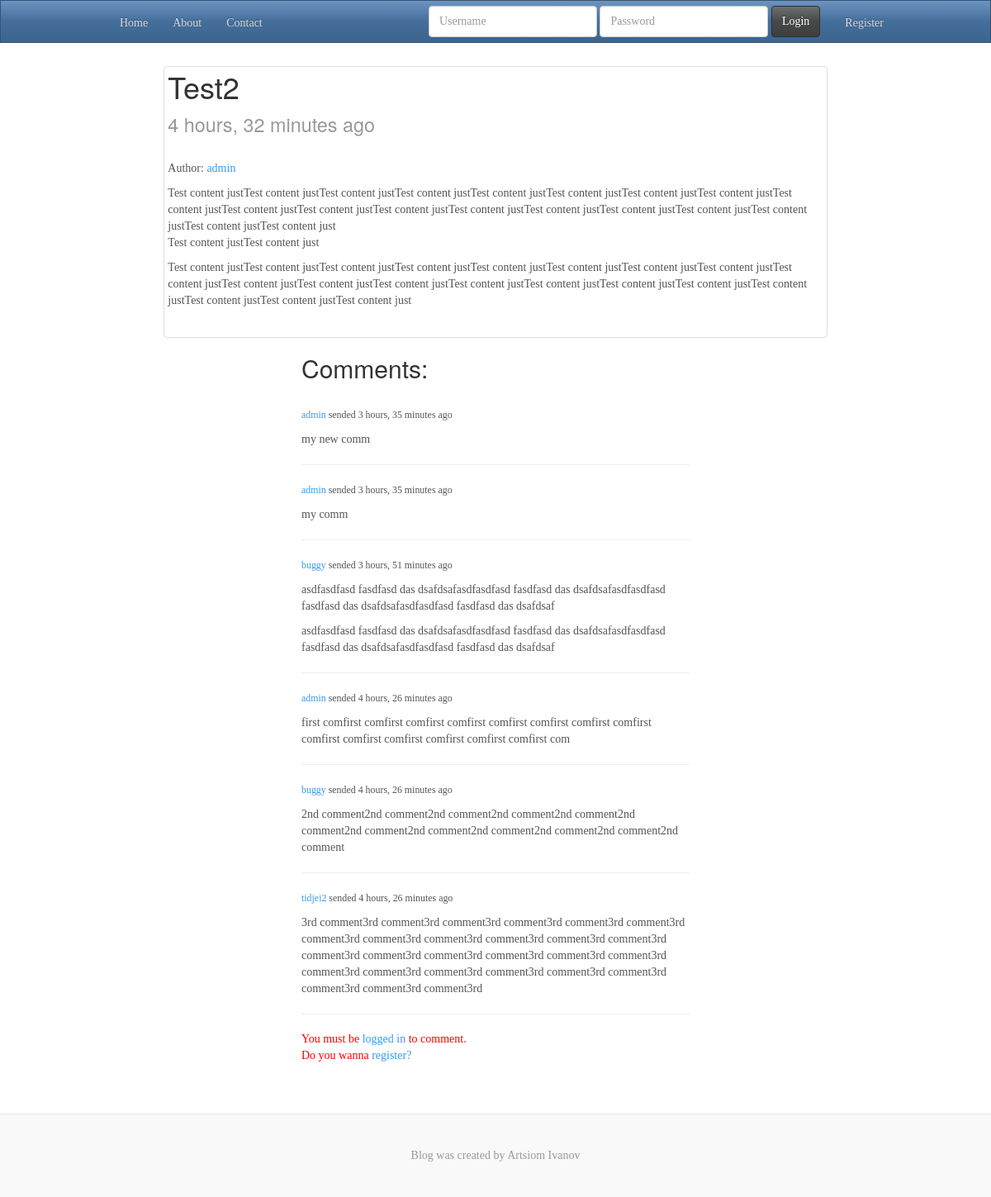
The app's page /5/ with its own data.
### posts/models.py (models this page shows, shortened)
class Post(models.Model):
    user = models.ForeignKey(User)
    title = models.CharField(max_length=120)
    image = models.FileField(null=True, blank=True)
    content = models.TextField()
    updated = models.DateTimeField('Was updated', auto_now=True, auto_now_add=False)
    timestamp = models.DateTimeField('Was created', auto_now=False, auto_now_add=True)
    class Meta:
        ordering = ["-updated", "-timestamp"]

class CommentModel(models.Model):
    user = models.ForeignKey(User)
    in_post = models.ForeignKey('Post')
    content = models.TextField('Your comment', max_length=300)
    timestamp = models.DateTimeField(auto_now_add=True, auto_now=False)

### posts/views.py (the view)
# urls.py: url(r'^(?P<id>\d+)/$', views.posts_detail, name='detail'),
def posts_detail(request, id=None):
    instance = get_object_or_404(Post, id=id)
    comments = CommentModel.objects.filter(in_post=id).order_by('-timestamp')
    form = CommentModelForm(request.POST or None)
    if request.method == 'POST' and form.is_valid():
        pre_form = form.save(commit=False)
        pre_form.user = request.user
        pre_form.in_post_id = id
        pre_form.save()
        return HttpResponseRedirect(instance.get_absolute_url())
    context = {
        'title': instance.title,
        'instance': instance,
        'comments':comments,
        'form':form,
    }
    return render(request, 'posts/detail.html', context)

### posts/form.py
class CommentModelForm (forms.ModelForm):
    class Meta:
        model = CommentModel
        fields = [
            'content',
        ]

### posts/templates/posts/detail.html (shortened to what this page needs)
{% extends 'posts/base.html' %}
{% load crispy_forms_tags %}
{% block content %}
    <div class="row">
        <div class="col-sm-10 col-sm-offset-1">
            <div class="thumbnail">
                <h1>{{ title }} <br>
                    <small>{{ instance.timestamp|timesince }} ago</small>
                </h1>
                <br>
                <p>Author:<a href="{% url 'view_profile' instance.user.id %}"> {{ instance.user }} </a></p>
                <p>{{ instance.content|linebreaks }}</p> <br>
            </div>
        </div>
    </div>
    <div class="row">
        <div class="col-sm-6 col-sm-offset-3">
            <h2>Comments:</h2><br>
            {% for i in comments %}
                <small><a href="{% url 'view_profile' i.user.id %}"> {{ i.user }} </a>
                    sended {{ i.timestamp|timesince }} ago
                </small> <br>
                <p>{{ i.content|linebreaks }}</p>
                <hr>
            {% endfor %}
            {% if request.user.is_authenticated %}
                <form method="POST">{% csrf_token %}
                    {{ form|crispy }}
                    <input type="submit" value="Send" class="btn btn-primary">
                </form>
            {% else %}
                <p style="color: red"> You must be <a href="{% url 'auth_login' %}"> logged in </a> to comment.<br>
                    Do you wanna <a href="{% url 'registration_register' %}"> register?</a></p>
            {% endif %}
        </div>
    </div>
{% endblock %}

### posts/templates/posts/base.html (shortened to what this page needs)
{% load static %}
<!DOCTYPE html>
<html lang="en">
<head>
    <link href="{% static 'posts/css/bootstrap.min.css' %}" rel="stylesheet">
    <link href="{% static 'posts/css/ie10-viewport-bug-workaround.css' %}" rel="stylesheet">
    <link href="{% static 'posts/css/custom_style.css' %}" rel="stylesheet">
</head>
<body>
<nav class="navbar navbar-inverse navbar-fixed-top">
    <div class="container">
        <div id="navbar" class="navbar-collapse collapse">
            <ul class="nav navbar-nav">
                <li{% block active_home %}{% endblock %}><a href="{% url 'home' %}">Home</a></li>
                <li{% block active_about %}{% endblock %}><a href="{% url 'about' %}">About</a></li>
                <li{% block active_contact %}{% endblock %}><a href="{% url 'contact' %}">Contact</a></li>
            </ul>
            <ul class="nav navbar-nav navbar-right">
                {% if request.user.is_authenticated and not '/accounts/login' in request.get_full_path %}
                    <li><h4 style="margin-top: 18px"> Welcome,<span style="color: cyan "> {{ request.user }}!</span>
                    </h4></li>
                    <li><a href="{% url 'profile' %}">Profile</a></li>
                    <li><a href="{% url 'auth_logout' %}">Logout</a></li>
                {% else %}
                    <li><a href="{% url 'registration_register' %}">Register</a></li>
                    </ul>
                {% endif %}
            {% if not request.user.is_authenticated and not '/accounts/login' in request.get_full_path %}
                <form class="navbar-form navbar-right" method="POST" action="{% url 'auth_login' %}"> {% csrf_token %}
                    <div class="form-group">
                        <input type="text" class="form-control" name="username" placeholder="Username"/>
                    </div>
                    <div class="form-group">
                        <input type="password" class="form-control" name="password" placeholder="Password"/>
                    </div>
                    <button type="submit" class="btn btn-default">Login</button>
                </form>
            {% endif %}
        </div>
    </div>
</nav>
<div style="margin-top: 80px" class="container">
    <div style="margin-bottom: 50px" class="row">
        {% block content %}
        {% endblock content %}
    </div>
</div>
<footer class="blog-footer">
    <p>Blog was created by Artsiom Ivanov</p>
</footer>
</body>
</html>

### posts/static/posts/css/custom_style.css (style rules this page uses)
body { font-family: Georgia, "Times New Roman", Times, serif; color: #555; }
h1, .h1, h2, .h2, h3, .h3, h4, .h4, h5, .h5, h6, .h6 { margin-top: 0; font-family: "Helvetica Neue", Helvetica, Arial, sans-serif; font-weight: normal; color: #333; }
@media (min-width: 1200px) { .container { width: 970px; } }
.blog-footer { padding: 40px 0; color: #999; text-align: center; background-color: #f9f9f9; border-top: 1px solid #e5e5e5; }
.blog-footer p:last-child { margin-bottom: 0; }

### records on screen
Post: title "Test2", timestamp "4 hours, 32 minutes", user "admin", content "Test content justTest content justTest content justTest content justTest content justTest content justTest content justTest content justTest content justTest content justTest content justTest content justTest content justTest content justTest content justTest content justTest content justTest content justTest content just Test content justTest content just Test content justTest content justTest content justTest content justTest content justTest content justTest content justTest content justTest content justTest content justTest content justTest content justTest content justTest content justTest content justTest content justTest content justTest content justTest content justTest content just"
CommentModel: user "admin", timestamp "3 hours, 35 minutes", content "my new comm"
CommentModel: user "admin", timestamp "3 hours, 35 minutes", content "my comm"
CommentModel: user "buggy", timestamp "3 hours, 51 minutes", content "asdfasdfasd fasdfasd das dsafdsafasdfasdfasd fasdfasd das dsafdsafasdfasdfasd fasdfasd das dsafdsafasdfasdfasd fasdfasd das dsafdsaf asdfasdfasd fasdfasd das dsafdsafasdfasdfasd fasdfasd das dsafdsafasdfasdfasd fasdfasd das dsafdsafasdfasdfasd fasdfasd das dsafdsaf"
CommentModel: user "admin", timestamp "4 hours, 26 minutes", content "first comfirst comfirst comfirst comfirst comfirst comfirst comfirst comfirst comfirst comfirst comfirst comfirst comfirst comfirst com"
CommentModel: user "buggy", timestamp "4 hours, 26 minutes", content "2nd comment2nd comment2nd comment2nd comment2nd comment2nd comment2nd comment2nd comment2nd comment2nd comment2nd comment2nd comment"
CommentModel: user "tidjei2", timestamp "4 hours, 26 minutes", content "3rd comment3rd comment3rd comment3rd comment3rd comment3rd comment3rd comment3rd comment3rd comment3rd comment3rd comment3rd comment3rd comment3rd comment3rd comment3rd comment3rd comment3rd comment3rd comment3rd comment3rd comment3rd comment3rd comment3rd comment3rd comment3rd comment3rd comment3rd"
